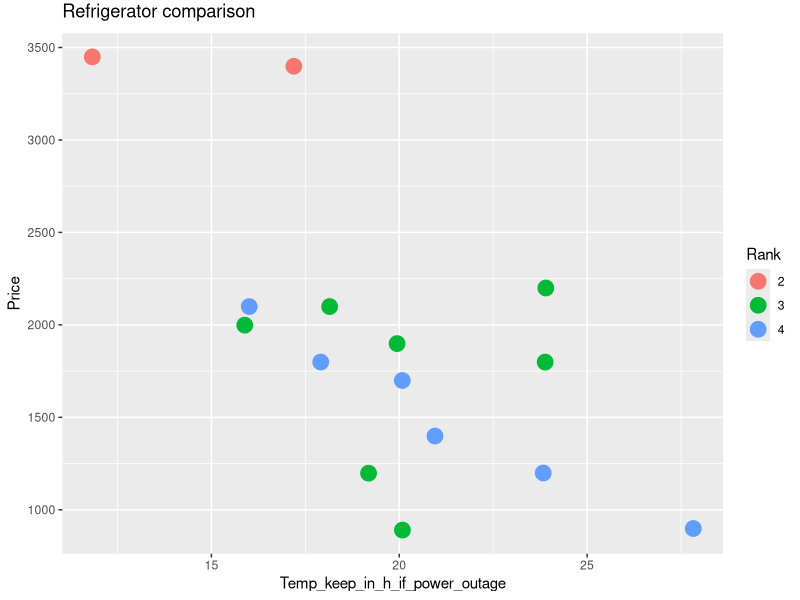

Write R code to recreate this figure.
#install.packages("ggplot2")
library("ggplot2")

df <- as.data.frame(matrix(c(276, 262, 196, 192, 206, 228, 188, 279, 206, 246, 100, 210, 212, 361, 166,
                             130, 98, 75, 98, 98, 111, 98, 87, 98, 98, 56, 98, 98, 211, 64,
                             17, 18, 28, 21, 24, 24, 20, 16, 24, 16, 20, 20, 18, 12, 19,
                             3399, 2099, 899, 1399, 1799, 1199, 1699, 1999, 2199, 2099, 890, 1899, 1799, 3449, 1198), 15, 4))
labels <- c("1", "2", "3", "4")
result <- c(2, 3, 4, 4, 3, 4, 4, 3, 3, 4, 3, 3, 4, 2, 3)
factors <- factor(result, labels)
df <- cbind(df, factors)
colnames(df) <- c("Cooler_storage_volume", "Freezer_storage_volume", "Temp_keep_in_h_if_power_outage", "Price", "Rank")

stripchart <- ggplot(df, aes(Temp_keep_in_h_if_power_outage, Price, col = factor(Rank))) + geom_jitter(position = position_jitter(width = 0.2), size=5)
stripchart <- stripchart + ylab("Price") + xlab("Temp_keep_in_h_if_power_outage") + labs(colour = "Rank")
stripchart <- stripchart + ggtitle("Refrigerator comparison") + theme(plot.title = element_text(vjust =+ 2))
stripchart
